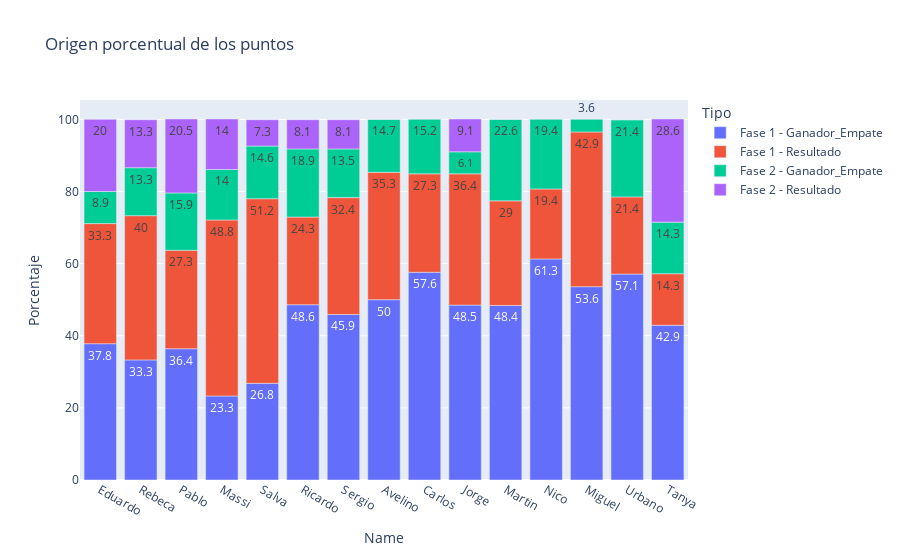

The notebook cell this image was saved under:
### Code cell
df_stacked = df_ec.groupby(['Name','Fase'])[['Marcador','Ganador_Empate']].sum().reset_index()
df_stacked['Fase'] = 'Fase '+df_stacked['Fase'].astype(str)

df_stacked_1 = df_stacked[['Name', 'Fase', 'Marcador']]
df_stacked_1.columns = ['Name', 'Fase', 'Puntos']
df_stacked_1['Puntos'] = 3*df_stacked_1['Puntos'] 
df_stacked_1['Tipo'] = 'Resultado'

df_stacked_2 = df_stacked[['Name', 'Fase', 'Ganador_Empate']]
df_stacked_2.columns = ['Name', 'Fase', 'Puntos']
df_stacked_2['Tipo'] = 'Ganador_Empate'

df_stacked = pd.concat([df_stacked_1, df_stacked_2])
df_stacked['Tipo'] = df_stacked['Fase']+' - '+df_stacked['Tipo']

df_total = df_stacked.groupby('Name')['Puntos'].sum().reset_index()
df_total.columns =['Name', 'Total']

df_stacked = df_stacked.merge(df_total, on='Name', how='left')
df_stacked['Porcentaje'] = round(100*(df_stacked['Puntos']/df_stacked['Total']),1)


sorterIndex = dict(zip(list_positions, range(len(list_positions))))
df_stacked['Name_Rank'] = df_stacked['Name'].map(sorterIndex)
df_stacked = df_stacked.sort_values(['Name_Rank','Tipo'])

#display(df_stacked)

fig = px.bar(df_stacked, x='Name', y='Porcentaje', color='Tipo', text=df_stacked['Porcentaje'], title='Origen porcentual de los puntos')
fig.write_image("figuras/resultado_porcentual.png")
plot(fig, filename='figuras/ajepi_eurocopa_2020_porcentaje.html')
fig.show()

### Figure 1 — Plotly figure (JSON) as saved in the notebook; plotly's stock layout.template omitted (floating-point values rounded to 4 significant figures)
{"data": [{"alignmentgroup": "True", "hovertemplate": "Tipo=Fase 1 - Ganador_Empate<br>Name=%{x}<br>Porcentaje=%{text}<extra></extra>", "legendgroup": "Fase 1 - Ganador_Empate", "marker": {"color": "#636efa"}, "name": "Fase 1 - Ganador_Empate", "offsetgroup": "Fase 1 - Ganador_Empate", "orientation": "v", "showlegend": true, "text": [37.8, 33.3, 36.4, 23.3, 26.8, 48.6, 45.9, 50, 57.6, 48.5, 48.4, 61.3, 53.6, 57.1, 42.9], "textposition": "auto", "type": "bar", "x": ["Eduardo", "Rebeca", "Pablo", "Massi", "Salva", "Ricardo", "Sergio", "Avelino", "Carlos", "Jorge", "Martin", "Nico", "Miguel", "Urbano", "Tanya"], "xaxis": "x", "y": [37.8, 33.3, 36.4, 23.3, 26.8, 48.6, 45.9, 50, 57.6, 48.5, 48.4, 61.3, 53.6, 57.1, 42.9], "yaxis": "y"}, {"alignmentgroup": "True", "hovertemplate": "Tipo=Fase 1 - Resultado<br>Name=%{x}<br>Porcentaje=%{text}<extra></extra>", "legendgroup": "Fase 1 - Resultado", "marker": {"color": "#EF553B"}, "name": "Fase 1 - Resultado", "offsetgroup": "Fase 1 - Resultado", "orientation": "v", "showlegend": true, "text": [33.3, 40, 27.3, 48.8, 51.2, 24.3, 32.4, 35.3, 27.3, 36.4, 29, 19.4, 42.9, 21.4, 14.3], "textposition": "auto", "type": "bar", "x": ["Eduardo", "Rebeca", "Pablo", "Massi", "Salva", "Ricardo", "Sergio", "Avelino", "Carlos", "Jorge", "Martin", "Nico", "Miguel", "Urbano", "Tanya"], "xaxis": "x", "y": [33.3, 40, 27.3, 48.8, 51.2, 24.3, 32.4, 35.3, 27.3, 36.4, 29, 19.4, 42.9, 21.4, 14.3], "yaxis": "y"}, {"alignmentgroup": "True", "hovertemplate": "Tipo=Fase 2 - Ganador_Empate<br>Name=%{x}<br>Porcentaje=%{text}<extra></extra>", "legendgroup": "Fase 2 - Ganador_Empate", "marker": {"color": "#00cc96"}, "name": "Fase 2 - Ganador_Empate", "offsetgroup": "Fase 2 - Ganador_Empate", "orientation": "v", "showlegend": true, "text": [8.9, 13.3, 15.9, 14, 14.6, 18.9, 13.5, 14.7, 15.2, 6.1, 22.6, 19.4, 3.6, 21.4, 14.3], "textposition": "auto", "type": "bar", "x": ["Eduardo", "Rebeca", "Pablo", "Massi", "Salva", "Ricardo", "Sergio", "Avelino", "Carlos", "Jorge", "Martin", "Nico", "Miguel", "Urbano", "Tanya"], "xaxis": "x", "y": [8.9, 13.3, 15.9, 14, 14.6, 18.9, 13.5, 14.7, 15.2, 6.1, 22.6, 19.4, 3.6, 21.4, 14.3], "yaxis": "y"}, {"alignmentgroup": "True", "hovertemplate": "Tipo=Fase 2 - Resultado<br>Name=%{x}<br>Porcentaje=%{text}<extra></extra>", "legendgroup": "Fase 2 - Resultado", "marker": {"color": "#ab63fa"}, "name": "Fase 2 - Resultado", "offsetgroup": "Fase 2 - Resultado", "orientation": "v", "showlegend": true, "text": [20, 13.3, 20.5, 14, 7.3, 8.1, 8.1, 0, 0, 9.1, 0, 0, 0, 0, 28.6], "textposition": "auto", "type": "bar", "x": ["Eduardo", "Rebeca", "Pablo", "Massi", "Salva", "Ricardo", "Sergio", "Avelino", "Carlos", "Jorge", "Martin", "Nico", "Miguel", "Urbano", "Tanya"], "xaxis": "x", "y": [20, 13.3, 20.5, 14, 7.3, 8.1, 8.1, 0, 0, 9.1, 0, 0, 0, 0, 28.6], "yaxis": "y"}], "layout": {"barmode": "relative", "legend": {"title": {"text": "Tipo"}, "tracegroupgap": 0}, "title": {"text": "Origen porcentual de los puntos"}, "xaxis": {"anchor": "y", "domain": [0, 1], "title": {"text": "Name"}}, "yaxis": {"anchor": "x", "domain": [0, 1], "title": {"text": "Porcentaje"}}}}
